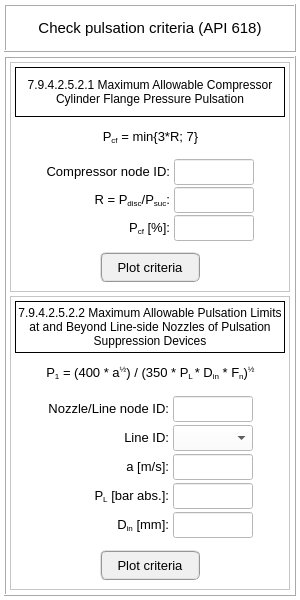
<?xml version="1.0" encoding="UTF-8"?>
<ui version="4.0">
 <class>Dialog</class>
 <widget class="QDialog" name="Dialog">
  <property name="geometry">
   <rect>
    <x>0</x>
    <y>0</y>
    <width>300</width>
    <height>600</height>
   </rect>
  </property>
  <property name="minimumSize">
   <size>
    <width>300</width>
    <height>600</height>
   </size>
  </property>
  <property name="maximumSize">
   <size>
    <width>460</width>
    <height>600</height>
   </size>
  </property>
  <property name="windowTitle">
   <string>Check pulsation criteria (API 618)</string>
  </property>
  <property name="styleSheet">
   <string notr="true">background-color: rgb(255, 255, 255);</string>
  </property>
  <layout class="QGridLayout" name="gridLayout">
   <property name="leftMargin">
    <number>4</number>
   </property>
   <property name="topMargin">
    <number>4</number>
   </property>
   <property name="rightMargin">
    <number>4</number>
   </property>
   <property name="bottomMargin">
    <number>4</number>
   </property>
   <property name="spacing">
    <number>4</number>
   </property>
   <item row="0" column="0">
    <widget class="QFrame" name="frame_2">
     <property name="minimumSize">
      <size>
       <width>0</width>
       <height>48</height>
      </size>
     </property>
     <property name="maximumSize">
      <size>
       <width>16777215</width>
       <height>48</height>
      </size>
     </property>
     <property name="frameShape">
      <enum>QFrame::Box</enum>
     </property>
     <property name="frameShadow">
      <enum>QFrame::Raised</enum>
     </property>
     <layout class="QGridLayout" name="gridLayout_2">
      <item row="0" column="0">
       <widget class="QLabel" name="label">
        <property name="font">
         <font>
          <pointsize>11</pointsize>
          <weight>50</weight>
          <bold>false</bold>
         </font>
        </property>
        <property name="text">
         <string>Check pulsation criteria (API 618)</string>
        </property>
        <property name="alignment">
         <set>Qt::AlignCenter</set>
        </property>
       </widget>
      </item>
     </layout>
    </widget>
   </item>
   <item row="1" column="0">
    <widget class="QFrame" name="frame">
     <property name="frameShape">
      <enum>QFrame::Box</enum>
     </property>
     <property name="frameShadow">
      <enum>QFrame::Raised</enum>
     </property>
     <layout class="QGridLayout" name="gridLayout_3">
      <property name="leftMargin">
       <number>4</number>
      </property>
      <property name="topMargin">
       <number>4</number>
      </property>
      <property name="rightMargin">
       <number>4</number>
      </property>
      <property name="bottomMargin">
       <number>4</number>
      </property>
      <property name="spacing">
       <number>4</number>
      </property>
      <item row="1" column="0">
       <widget class="QFrame" name="frame_14">
        <property name="frameShape">
         <enum>QFrame::StyledPanel</enum>
        </property>
        <property name="frameShadow">
         <enum>QFrame::Raised</enum>
        </property>
        <layout class="QGridLayout" name="gridLayout_9">
         <property name="leftMargin">
          <number>4</number>
         </property>
         <property name="topMargin">
          <number>4</number>
         </property>
         <property name="rightMargin">
          <number>4</number>
         </property>
         <property name="bottomMargin">
          <number>4</number>
         </property>
         <property name="spacing">
          <number>4</number>
         </property>
         <item row="1" column="0">
          <widget class="QFrame" name="frame_15">
           <property name="minimumSize">
            <size>
             <width>0</width>
             <height>32</height>
            </size>
           </property>
           <property name="maximumSize">
            <size>
             <width>16777215</width>
             <height>32</height>
            </size>
           </property>
           <property name="frameShape">
            <enum>QFrame::NoFrame</enum>
           </property>
           <property name="frameShadow">
            <enum>QFrame::Raised</enum>
           </property>
           <layout class="QGridLayout" name="gridLayout_10">
            <property name="leftMargin">
             <number>2</number>
            </property>
            <property name="topMargin">
             <number>2</number>
            </property>
            <property name="rightMargin">
             <number>2</number>
            </property>
            <property name="bottomMargin">
             <number>2</number>
            </property>
            <property name="spacing">
             <number>2</number>
            </property>
            <item row="0" column="1">
             <widget class="QLabel" name="label_10">
              <property name="font">
               <font>
                <pointsize>10</pointsize>
               </font>
              </property>
              <property name="text">
               <string>&lt;html&gt;&lt;head/&gt;&lt;body&gt;&lt;p&gt;P&lt;span style=&quot; vertical-align:sub;&quot;&gt;1&lt;/span&gt; = (400 * a&lt;span style=&quot; vertical-align:super;&quot;&gt;½&lt;/span&gt;) / (350 * P&lt;span style=&quot; vertical-align:sub;&quot;&gt;L &lt;/span&gt;* D&lt;span style=&quot; vertical-align:sub;&quot;&gt;in&lt;/span&gt; * F&lt;span style=&quot; vertical-align:sub;&quot;&gt;n&lt;/span&gt;)&lt;span style=&quot; vertical-align:super;&quot;&gt;½&lt;/span&gt;&lt;/p&gt;&lt;/body&gt;&lt;/html&gt;</string>
              </property>
              <property name="alignment">
               <set>Qt::AlignCenter</set>
              </property>
              <property name="wordWrap">
               <bool>false</bool>
              </property>
             </widget>
            </item>
            <item row="0" column="0">
             <widget class="QFrame" name="frame_16">
              <property name="frameShape">
               <enum>QFrame::NoFrame</enum>
              </property>
              <property name="frameShadow">
               <enum>QFrame::Raised</enum>
              </property>
             </widget>
            </item>
            <item row="0" column="2">
             <widget class="QFrame" name="frame_17">
              <property name="frameShape">
               <enum>QFrame::NoFrame</enum>
              </property>
              <property name="frameShadow">
               <enum>QFrame::Raised</enum>
              </property>
             </widget>
            </item>
           </layout>
          </widget>
         </item>
         <item row="2" column="0">
          <widget class="QFrame" name="frame_18">
           <property name="frameShape">
            <enum>QFrame::NoFrame</enum>
           </property>
           <property name="frameShadow">
            <enum>QFrame::Raised</enum>
           </property>
           <layout class="QGridLayout" name="gridLayout_11">
            <property name="leftMargin">
             <number>2</number>
            </property>
            <property name="topMargin">
             <number>2</number>
            </property>
            <property name="rightMargin">
             <number>2</number>
            </property>
            <property name="bottomMargin">
             <number>2</number>
            </property>
            <property name="horizontalSpacing">
             <number>4</number>
            </property>
            <property name="verticalSpacing">
             <number>2</number>
            </property>
            <item row="0" column="0">
             <widget class="QFrame" name="frame_4">
              <property name="frameShape">
               <enum>QFrame::NoFrame</enum>
              </property>
              <property name="frameShadow">
               <enum>QFrame::Raised</enum>
              </property>
             </widget>
            </item>
            <item row="0" column="3">
             <widget class="QFrame" name="frame_24">
              <property name="frameShape">
               <enum>QFrame::NoFrame</enum>
              </property>
              <property name="frameShadow">
               <enum>QFrame::Raised</enum>
              </property>
             </widget>
            </item>
            <item row="0" column="2">
             <widget class="QLineEdit" name="lineEdit_nozzle_id">
              <property name="minimumSize">
               <size>
                <width>80</width>
                <height>26</height>
               </size>
              </property>
              <property name="maximumSize">
               <size>
                <width>80</width>
                <height>26</height>
               </size>
              </property>
              <property name="font">
               <font>
                <pointsize>10</pointsize>
               </font>
              </property>
              <property name="alignment">
               <set>Qt::AlignCenter</set>
              </property>
             </widget>
            </item>
            <item row="1" column="1">
             <widget class="QLabel" name="label_11">
              <property name="font">
               <font>
                <pointsize>10</pointsize>
               </font>
              </property>
              <property name="text">
               <string>&lt;html&gt;&lt;head/&gt;&lt;body&gt;&lt;p&gt;Line ID:&lt;/p&gt;&lt;/body&gt;&lt;/html&gt;</string>
              </property>
              <property name="alignment">
               <set>Qt::AlignRight|Qt::AlignTrailing|Qt::AlignVCenter</set>
              </property>
             </widget>
            </item>
            <item row="0" column="1">
             <widget class="QLabel" name="label_15">
              <property name="font">
               <font>
                <pointsize>10</pointsize>
               </font>
              </property>
              <property name="text">
               <string>&lt;html&gt;&lt;head/&gt;&lt;body&gt;&lt;p&gt;Nozzle/Line node ID:&lt;/p&gt;&lt;/body&gt;&lt;/html&gt;</string>
              </property>
              <property name="alignment">
               <set>Qt::AlignRight|Qt::AlignTrailing|Qt::AlignVCenter</set>
              </property>
             </widget>
            </item>
            <item row="2" column="2">
             <widget class="QLineEdit" name="lineEdit_speed_of_sound">
              <property name="minimumSize">
               <size>
                <width>80</width>
                <height>26</height>
               </size>
              </property>
              <property name="maximumSize">
               <size>
                <width>80</width>
                <height>26</height>
               </size>
              </property>
              <property name="font">
               <font>
                <pointsize>10</pointsize>
               </font>
              </property>
              <property name="alignment">
               <set>Qt::AlignCenter</set>
              </property>
             </widget>
            </item>
            <item row="1" column="2">
             <widget class="QComboBox" name="comboBox_line_ids">
              <property name="minimumSize">
               <size>
                <width>80</width>
                <height>26</height>
               </size>
              </property>
              <property name="maximumSize">
               <size>
                <width>80</width>
                <height>26</height>
               </size>
              </property>
              <property name="font">
               <font>
                <pointsize>10</pointsize>
               </font>
              </property>
             </widget>
            </item>
            <item row="2" column="1">
             <widget class="QLabel" name="label_12">
              <property name="font">
               <font>
                <pointsize>10</pointsize>
               </font>
              </property>
              <property name="text">
               <string>&lt;html&gt;&lt;head/&gt;&lt;body&gt;&lt;p&gt;a [m/s]:&lt;/p&gt;&lt;/body&gt;&lt;/html&gt;</string>
              </property>
              <property name="alignment">
               <set>Qt::AlignRight|Qt::AlignTrailing|Qt::AlignVCenter</set>
              </property>
             </widget>
            </item>
            <item row="4" column="2">
             <widget class="QLineEdit" name="lineEdit_internal_diameter">
              <property name="minimumSize">
               <size>
                <width>80</width>
                <height>26</height>
               </size>
              </property>
              <property name="maximumSize">
               <size>
                <width>80</width>
                <height>26</height>
               </size>
              </property>
              <property name="font">
               <font>
                <pointsize>10</pointsize>
               </font>
              </property>
              <property name="alignment">
               <set>Qt::AlignCenter</set>
              </property>
             </widget>
            </item>
            <item row="4" column="1">
             <widget class="QLabel" name="label_13">
              <property name="font">
               <font>
                <pointsize>10</pointsize>
               </font>
              </property>
              <property name="text">
               <string>&lt;html&gt;&lt;head/&gt;&lt;body&gt;&lt;p&gt;D&lt;span style=&quot; vertical-align:sub;&quot;&gt;in&lt;/span&gt; [mm]:&lt;/p&gt;&lt;/body&gt;&lt;/html&gt;</string>
              </property>
              <property name="alignment">
               <set>Qt::AlignRight|Qt::AlignTrailing|Qt::AlignVCenter</set>
              </property>
             </widget>
            </item>
            <item row="3" column="1">
             <widget class="QLabel" name="label_14">
              <property name="font">
               <font>
                <pointsize>10</pointsize>
               </font>
              </property>
              <property name="text">
               <string>&lt;html&gt;&lt;head/&gt;&lt;body&gt;&lt;p&gt;P&lt;span style=&quot; vertical-align:sub;&quot;&gt;L&lt;/span&gt; [bar abs.]:&lt;/p&gt;&lt;/body&gt;&lt;/html&gt;</string>
              </property>
              <property name="alignment">
               <set>Qt::AlignRight|Qt::AlignTrailing|Qt::AlignVCenter</set>
              </property>
             </widget>
            </item>
            <item row="3" column="2">
             <widget class="QLineEdit" name="lineEdit_line_pressure">
              <property name="minimumSize">
               <size>
                <width>80</width>
                <height>26</height>
               </size>
              </property>
              <property name="maximumSize">
               <size>
                <width>80</width>
                <height>26</height>
               </size>
              </property>
              <property name="font">
               <font>
                <pointsize>10</pointsize>
               </font>
              </property>
              <property name="alignment">
               <set>Qt::AlignCenter</set>
              </property>
             </widget>
            </item>
           </layout>
          </widget>
         </item>
         <item row="3" column="0">
          <widget class="QFrame" name="frame_21">
           <property name="maximumSize">
            <size>
             <width>16777215</width>
             <height>40</height>
            </size>
           </property>
           <property name="frameShape">
            <enum>QFrame::NoFrame</enum>
           </property>
           <property name="frameShadow">
            <enum>QFrame::Raised</enum>
           </property>
           <layout class="QGridLayout" name="gridLayout_12">
            <property name="leftMargin">
             <number>2</number>
            </property>
            <property name="topMargin">
             <number>2</number>
            </property>
            <property name="rightMargin">
             <number>2</number>
            </property>
            <property name="bottomMargin">
             <number>2</number>
            </property>
            <property name="spacing">
             <number>2</number>
            </property>
            <item row="0" column="1">
             <widget class="QPushButton" name="pushButton_plot_filtered_criteria">
              <property name="minimumSize">
               <size>
                <width>100</width>
                <height>30</height>
               </size>
              </property>
              <property name="maximumSize">
               <size>
                <width>100</width>
                <height>30</height>
               </size>
              </property>
              <property name="font">
               <font>
                <family>MS Shell Dlg 2</family>
                <pointsize>10</pointsize>
                <weight>9</weight>
                <italic>false</italic>
                <bold>false</bold>
               </font>
              </property>
              <property name="styleSheet">
               <string notr="true">QPushButton{border-radius: 6px; border-color: rgb(150, 150, 150); border-style: ridge; border-width: 2px; color: rgb(0, 0, 0); background-color: rgb(240, 240, 240); font: 75 10pt &quot;MS Shell Dlg 2&quot;}
QPushButton:hover{border-radius: 6px; border-color: rgb(0, 170, 255); border-style: ridge; border-width: 2px; color: rgb(0, 0, 0); background-color: rgba(174, 213, 255, 100); font: 75 10pt &quot;MS Shell Dlg 2&quot;}
QPushButton:pressed{border-radius: 6px; border-color: rgb(0, 170, 255); border-style: ridge; border-width: 3px; color: rgb(0, 0, 0); background-color: rgb(174, 213, 255); font: 75 10pt &quot;MS Shell Dlg 2&quot;}
QPushButton:disabled{border-radius: 6px; border-color: rgb(150, 150, 150); border-style: ridge; border-width: 3px; color: rgb(150, 150, 150); background-color: rgb(220, 220, 220); font: 75 10pt &quot;MS Shell Dlg 2&quot;}</string>
              </property>
              <property name="text">
               <string>Plot criteria</string>
              </property>
              <property name="autoDefault">
               <bool>false</bool>
              </property>
              <property name="flat">
               <bool>false</bool>
              </property>
             </widget>
            </item>
            <item row="0" column="0">
             <widget class="QFrame" name="frame_22">
              <property name="frameShape">
               <enum>QFrame::NoFrame</enum>
              </property>
              <property name="frameShadow">
               <enum>QFrame::Raised</enum>
              </property>
             </widget>
            </item>
            <item row="0" column="2">
             <widget class="QFrame" name="frame_23">
              <property name="frameShape">
               <enum>QFrame::NoFrame</enum>
              </property>
              <property name="frameShadow">
               <enum>QFrame::Raised</enum>
              </property>
             </widget>
            </item>
           </layout>
          </widget>
         </item>
         <item row="0" column="0">
          <widget class="QLabel" name="label_second_criteria">
           <property name="maximumSize">
            <size>
             <width>16777215</width>
             <height>52</height>
            </size>
           </property>
           <property name="font">
            <font>
             <pointsize>9</pointsize>
             <weight>50</weight>
             <bold>false</bold>
            </font>
           </property>
           <property name="frameShape">
            <enum>QFrame::Box</enum>
           </property>
           <property name="text">
            <string>7.9.4.2.5.2.2 Maximum Allowable Pulsation Limits at and Beyond Line-side Nozzles of Pulsation Suppression Devices</string>
           </property>
           <property name="alignment">
            <set>Qt::AlignCenter</set>
           </property>
           <property name="wordWrap">
            <bool>true</bool>
           </property>
           <property name="margin">
            <number>6</number>
           </property>
          </widget>
         </item>
        </layout>
       </widget>
      </item>
      <item row="0" column="0">
       <widget class="QFrame" name="frame_3">
        <property name="maximumSize">
         <size>
          <width>16777215</width>
          <height>230</height>
         </size>
        </property>
        <property name="frameShape">
         <enum>QFrame::StyledPanel</enum>
        </property>
        <property name="frameShadow">
         <enum>QFrame::Raised</enum>
        </property>
        <layout class="QGridLayout" name="gridLayout_8">
         <property name="leftMargin">
          <number>4</number>
         </property>
         <property name="topMargin">
          <number>4</number>
         </property>
         <property name="rightMargin">
          <number>4</number>
         </property>
         <property name="bottomMargin">
          <number>4</number>
         </property>
         <property name="spacing">
          <number>4</number>
         </property>
         <item row="0" column="0">
          <widget class="QLabel" name="label_first_criteria">
           <property name="maximumSize">
            <size>
             <width>16777215</width>
             <height>52</height>
            </size>
           </property>
           <property name="font">
            <font>
             <pointsize>9</pointsize>
             <weight>50</weight>
             <bold>false</bold>
            </font>
           </property>
           <property name="frameShape">
            <enum>QFrame::Box</enum>
           </property>
           <property name="text">
            <string>7.9.4.2.5.2.1 Maximum Allowable Compressor Cylinder Flange Pressure Pulsation</string>
           </property>
           <property name="alignment">
            <set>Qt::AlignCenter</set>
           </property>
           <property name="wordWrap">
            <bool>true</bool>
           </property>
           <property name="margin">
            <number>6</number>
           </property>
          </widget>
         </item>
         <item row="1" column="0">
          <widget class="QFrame" name="frame_11">
           <property name="minimumSize">
            <size>
             <width>0</width>
             <height>32</height>
            </size>
           </property>
           <property name="maximumSize">
            <size>
             <width>16777215</width>
             <height>32</height>
            </size>
           </property>
           <property name="frameShape">
            <enum>QFrame::NoFrame</enum>
           </property>
           <property name="frameShadow">
            <enum>QFrame::Raised</enum>
           </property>
           <layout class="QGridLayout" name="gridLayout_7">
            <property name="leftMargin">
             <number>2</number>
            </property>
            <property name="topMargin">
             <number>2</number>
            </property>
            <property name="rightMargin">
             <number>2</number>
            </property>
            <property name="bottomMargin">
             <number>2</number>
            </property>
            <property name="spacing">
             <number>2</number>
            </property>
            <item row="0" column="1">
             <widget class="QLabel" name="label_4">
              <property name="font">
               <font>
                <pointsize>10</pointsize>
               </font>
              </property>
              <property name="text">
               <string>&lt;html&gt;&lt;head/&gt;&lt;body&gt;&lt;p&gt;P&lt;span style=&quot; vertical-align:sub;&quot;&gt;cf&lt;/span&gt; = min{3*R; 7}&lt;/p&gt;&lt;/body&gt;&lt;/html&gt;</string>
              </property>
              <property name="alignment">
               <set>Qt::AlignCenter</set>
              </property>
              <property name="wordWrap">
               <bool>true</bool>
              </property>
             </widget>
            </item>
            <item row="0" column="0">
             <widget class="QFrame" name="frame_12">
              <property name="frameShape">
               <enum>QFrame::NoFrame</enum>
              </property>
              <property name="frameShadow">
               <enum>QFrame::Raised</enum>
              </property>
             </widget>
            </item>
            <item row="0" column="2">
             <widget class="QFrame" name="frame_13">
              <property name="frameShape">
               <enum>QFrame::NoFrame</enum>
              </property>
              <property name="frameShadow">
               <enum>QFrame::Raised</enum>
              </property>
             </widget>
            </item>
           </layout>
          </widget>
         </item>
         <item row="2" column="0">
          <widget class="QFrame" name="frame_5">
           <property name="frameShape">
            <enum>QFrame::NoFrame</enum>
           </property>
           <property name="frameShadow">
            <enum>QFrame::Raised</enum>
           </property>
           <layout class="QGridLayout" name="gridLayout_4">
            <property name="leftMargin">
             <number>2</number>
            </property>
            <property name="topMargin">
             <number>2</number>
            </property>
            <property name="rightMargin">
             <number>2</number>
            </property>
            <property name="bottomMargin">
             <number>2</number>
            </property>
            <property name="horizontalSpacing">
             <number>4</number>
            </property>
            <property name="verticalSpacing">
             <number>2</number>
            </property>
            <item row="0" column="1">
             <widget class="QLabel" name="label_8">
              <property name="font">
               <font>
                <pointsize>10</pointsize>
               </font>
              </property>
              <property name="text">
               <string>&lt;html&gt;&lt;head/&gt;&lt;body&gt;&lt;p&gt;Compressor node ID:&lt;/p&gt;&lt;/body&gt;&lt;/html&gt;</string>
              </property>
              <property name="alignment">
               <set>Qt::AlignRight|Qt::AlignTrailing|Qt::AlignVCenter</set>
              </property>
             </widget>
            </item>
            <item row="2" column="1">
             <widget class="QLabel" name="label_7">
              <property name="font">
               <font>
                <pointsize>10</pointsize>
               </font>
              </property>
              <property name="text">
               <string>&lt;html&gt;&lt;head/&gt;&lt;body&gt;&lt;p&gt;P&lt;span style=&quot; vertical-align:sub;&quot;&gt;cf&lt;/span&gt; [%]:&lt;/p&gt;&lt;/body&gt;&lt;/html&gt;</string>
              </property>
              <property name="alignment">
               <set>Qt::AlignRight|Qt::AlignTrailing|Qt::AlignVCenter</set>
              </property>
             </widget>
            </item>
            <item row="0" column="2">
             <widget class="QLineEdit" name="lineEdit_compressor_node_id">
              <property name="minimumSize">
               <size>
                <width>80</width>
                <height>26</height>
               </size>
              </property>
              <property name="maximumSize">
               <size>
                <width>80</width>
                <height>26</height>
               </size>
              </property>
              <property name="font">
               <font>
                <pointsize>10</pointsize>
               </font>
              </property>
              <property name="alignment">
               <set>Qt::AlignCenter</set>
              </property>
             </widget>
            </item>
            <item row="2" column="2">
             <widget class="QLineEdit" name="lineEdit_unfiltered_criteria">
              <property name="minimumSize">
               <size>
                <width>80</width>
                <height>26</height>
               </size>
              </property>
              <property name="maximumSize">
               <size>
                <width>80</width>
                <height>26</height>
               </size>
              </property>
              <property name="font">
               <font>
                <pointsize>10</pointsize>
               </font>
              </property>
              <property name="alignment">
               <set>Qt::AlignCenter</set>
              </property>
             </widget>
            </item>
            <item row="1" column="1">
             <widget class="QLabel" name="label_5">
              <property name="font">
               <font>
                <pointsize>10</pointsize>
               </font>
              </property>
              <property name="text">
               <string>&lt;html&gt;&lt;head/&gt;&lt;body&gt;&lt;p&gt;R = P&lt;span style=&quot; vertical-align:sub;&quot;&gt;disc&lt;/span&gt;/P&lt;span style=&quot; vertical-align:sub;&quot;&gt;suc&lt;/span&gt;:&lt;/p&gt;&lt;/body&gt;&lt;/html&gt;</string>
              </property>
              <property name="alignment">
               <set>Qt::AlignRight|Qt::AlignTrailing|Qt::AlignVCenter</set>
              </property>
             </widget>
            </item>
            <item row="1" column="2">
             <widget class="QLineEdit" name="lineEdit_pressure_ratio">
              <property name="minimumSize">
               <size>
                <width>80</width>
                <height>26</height>
               </size>
              </property>
              <property name="maximumSize">
               <size>
                <width>80</width>
                <height>26</height>
               </size>
              </property>
              <property name="font">
               <font>
                <pointsize>10</pointsize>
               </font>
              </property>
              <property name="alignment">
               <set>Qt::AlignCenter</set>
              </property>
             </widget>
            </item>
            <item row="0" column="0">
             <widget class="QFrame" name="frame_7">
              <property name="frameShape">
               <enum>QFrame::NoFrame</enum>
              </property>
              <property name="frameShadow">
               <enum>QFrame::Raised</enum>
              </property>
             </widget>
            </item>
            <item row="0" column="3">
             <widget class="QFrame" name="frame_8">
              <property name="frameShape">
               <enum>QFrame::NoFrame</enum>
              </property>
              <property name="frameShadow">
               <enum>QFrame::Raised</enum>
              </property>
             </widget>
            </item>
           </layout>
          </widget>
         </item>
         <item row="3" column="0">
          <widget class="QFrame" name="frame_6">
           <property name="maximumSize">
            <size>
             <width>16777215</width>
             <height>40</height>
            </size>
           </property>
           <property name="frameShape">
            <enum>QFrame::NoFrame</enum>
           </property>
           <property name="frameShadow">
            <enum>QFrame::Raised</enum>
           </property>
           <layout class="QGridLayout" name="gridLayout_6">
            <property name="leftMargin">
             <number>2</number>
            </property>
            <property name="topMargin">
             <number>2</number>
            </property>
            <property name="rightMargin">
             <number>2</number>
            </property>
            <property name="bottomMargin">
             <number>2</number>
            </property>
            <property name="spacing">
             <number>2</number>
            </property>
            <item row="0" column="1">
             <widget class="QPushButton" name="pushButton_plot_unfiltered_criteria">
              <property name="minimumSize">
               <size>
                <width>100</width>
                <height>30</height>
               </size>
              </property>
              <property name="maximumSize">
               <size>
                <width>100</width>
                <height>30</height>
               </size>
              </property>
              <property name="font">
               <font>
                <family>MS Shell Dlg 2</family>
                <pointsize>10</pointsize>
                <weight>9</weight>
                <italic>false</italic>
                <bold>false</bold>
               </font>
              </property>
              <property name="styleSheet">
               <string notr="true">QPushButton{border-radius: 6px; border-color: rgb(150, 150, 150); border-style: ridge; border-width: 2px; color: rgb(0, 0, 0); background-color: rgb(240, 240, 240); font: 75 10pt &quot;MS Shell Dlg 2&quot;}
QPushButton:hover{border-radius: 6px; border-color: rgb(0, 170, 255); border-style: ridge; border-width: 2px; color: rgb(0, 0, 0); background-color: rgba(174, 213, 255, 100); font: 75 10pt &quot;MS Shell Dlg 2&quot;}
QPushButton:pressed{border-radius: 6px; border-color: rgb(0, 170, 255); border-style: ridge; border-width: 3px; color: rgb(0, 0, 0); background-color: rgb(174, 213, 255); font: 75 10pt &quot;MS Shell Dlg 2&quot;}
QPushButton:disabled{border-radius: 6px; border-color: rgb(150, 150, 150); border-style: ridge; border-width: 3px; color: rgb(150, 150, 150); background-color: rgb(220, 220, 220); font: 75 10pt &quot;MS Shell Dlg 2&quot;}</string>
              </property>
              <property name="text">
               <string>Plot criteria</string>
              </property>
              <property name="autoDefault">
               <bool>false</bool>
              </property>
              <property name="default">
               <bool>true</bool>
              </property>
              <property name="flat">
               <bool>false</bool>
              </property>
             </widget>
            </item>
            <item row="0" column="0">
             <widget class="QFrame" name="frame_9">
              <property name="frameShape">
               <enum>QFrame::NoFrame</enum>
              </property>
              <property name="frameShadow">
               <enum>QFrame::Raised</enum>
              </property>
             </widget>
            </item>
            <item row="0" column="2">
             <widget class="QFrame" name="frame_10">
              <property name="frameShape">
               <enum>QFrame::NoFrame</enum>
              </property>
              <property name="frameShadow">
               <enum>QFrame::Raised</enum>
              </property>
             </widget>
            </item>
           </layout>
          </widget>
         </item>
        </layout>
       </widget>
      </item>
     </layout>
    </widget>
   </item>
  </layout>
 </widget>
 <tabstops>
  <tabstop>lineEdit_compressor_node_id</tabstop>
  <tabstop>lineEdit_pressure_ratio</tabstop>
  <tabstop>lineEdit_unfiltered_criteria</tabstop>
  <tabstop>pushButton_plot_unfiltered_criteria</tabstop>
  <tabstop>lineEdit_nozzle_id</tabstop>
  <tabstop>comboBox_line_ids</tabstop>
  <tabstop>lineEdit_speed_of_sound</tabstop>
  <tabstop>lineEdit_line_pressure</tabstop>
  <tabstop>lineEdit_internal_diameter</tabstop>
  <tabstop>pushButton_plot_filtered_criteria</tabstop>
 </tabstops>
 <resources/>
 <connections/>
</ui>
